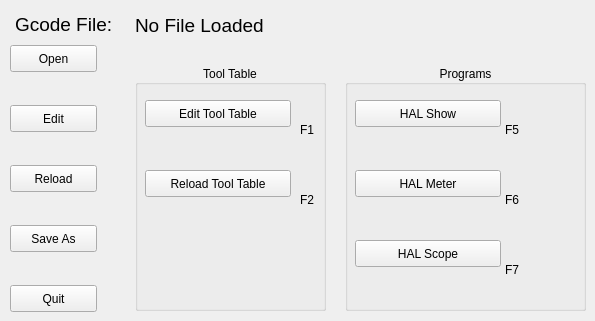
      <widget class="QWidget" name="tab_4">
       <attribute name="title">
        <string>File</string>
       </attribute>
       <widget class="QPushButton" name="open_pb">
        <property name="geometry">
         <rect>
          <x>10</x>
          <y>45</y>
          <width>87</width>
          <height>27</height>
         </rect>
        </property>
        <property name="text">
         <string>Open</string>
        </property>
       </widget>
       <widget class="QPushButton" name="edit_pb">
        <property name="geometry">
         <rect>
          <x>10</x>
          <y>105</y>
          <width>87</width>
          <height>27</height>
         </rect>
        </property>
        <property name="text">
         <string>Edit</string>
        </property>
       </widget>
       <widget class="QPushButton" name="reload_pb">
        <property name="geometry">
         <rect>
          <x>10</x>
          <y>165</y>
          <width>87</width>
          <height>27</height>
         </rect>
        </property>
        <property name="text">
         <string>Reload</string>
        </property>
       </widget>
       <widget class="QPushButton" name="save_as_pb">
        <property name="geometry">
         <rect>
          <x>10</x>
          <y>225</y>
          <width>87</width>
          <height>27</height>
         </rect>
        </property>
        <property name="text">
         <string>Save As</string>
        </property>
       </widget>
       <widget class="QPushButton" name="quit_pb">
        <property name="geometry">
         <rect>
          <x>10</x>
          <y>285</y>
          <width>87</width>
          <height>27</height>
         </rect>
        </property>
        <property name="text">
         <string>Quit</string>
        </property>
       </widget>
       <widget class="QLabel" name="file_lb">
        <property name="geometry">
         <rect>
          <x>125</x>
          <y>10</y>
          <width>291</width>
          <height>31</height>
         </rect>
        </property>
        <property name="font">
         <font>
          <pointsize>14</pointsize>
         </font>
        </property>
        <property name="text">
         <string>No File Loaded</string>
        </property>
        <property name="alignment">
         <set>Qt::AlignLeading|Qt::AlignLeft|Qt::AlignVCenter</set>
        </property>
        <property name="margin">
         <number>0</number>
        </property>
        <property name="indent">
         <number>10</number>
        </property>
       </widget>
       <widget class="QGroupBox" name="groupBox_3">
        <property name="geometry">
         <rect>
          <x>345</x>
          <y>65</y>
          <width>241</width>
          <height>246</height>
         </rect>
        </property>
        <property name="title">
         <string>Programs</string>
        </property>
        <property name="alignment">
         <set>Qt::AlignCenter</set>
        </property>
        <widget class="QPushButton" name="hal_scope_pb">
         <property name="geometry">
          <rect>
           <x>10</x>
           <y>175</y>
           <width>146</width>
           <height>27</height>
          </rect>
         </property>
         <property name="text">
          <string>HAL Scope</string>
         </property>
        </widget>
        <widget class="QPushButton" name="show_hal_pb">
         <property name="geometry">
          <rect>
           <x>10</x>
           <y>35</y>
           <width>146</width>
           <height>27</height>
          </rect>
         </property>
         <property name="text">
          <string>HAL Show</string>
         </property>
        </widget>
        <widget class="QPushButton" name="hal_meter_pb">
         <property name="geometry">
          <rect>
           <x>10</x>
           <y>105</y>
           <width>146</width>
           <height>27</height>
          </rect>
         </property>
         <property name="text">
          <string>HAL Meter</string>
         </property>
        </widget>
        <widget class="QLabel" name="label_20">
         <property name="geometry">
          <rect>
           <x>160</x>
           <y>55</y>
           <width>21</width>
           <height>19</height>
          </rect>
         </property>
         <property name="text">
          <string>F5</string>
         </property>
        </widget>
        <widget class="QLabel" name="label_32">
         <property name="geometry">
          <rect>
           <x>160</x>
           <y>125</y>
           <width>21</width>
           <height>19</height>
          </rect>
         </property>
         <property name="text">
          <string>F6</string>
         </property>
        </widget>
        <widget class="QLabel" name="label_33">
         <property name="geometry">
          <rect>
           <x>160</x>
           <y>195</y>
           <width>21</width>
           <height>19</height>
          </rect>
         </property>
         <property name="text">
          <string>F7</string>
         </property>
        </widget>
       </widget>
       <widget class="QGroupBox" name="groupBox_5">
        <property name="geometry">
         <rect>
          <x>135</x>
          <y>65</y>
          <width>191</width>
          <height>246</height>
         </rect>
        </property>
        <property name="title">
         <string>Tool Table</string>
        </property>
        <property name="alignment">
         <set>Qt::AlignCenter</set>
        </property>
        <widget class="QPushButton" name="edit_tool_table_pb">
         <property name="geometry">
          <rect>
           <x>10</x>
           <y>35</y>
           <width>146</width>
           <height>27</height>
          </rect>
         </property>
         <property name="text">
          <string>Edit Tool Table</string>
         </property>
        </widget>
        <widget class="QPushButton" name="reload_tool_table_pb">
         <property name="geometry">
          <rect>
           <x>10</x>
           <y>105</y>
           <width>146</width>
           <height>27</height>
          </rect>
         </property>
         <property name="text">
          <string>Reload Tool Table</string>
         </property>
        </widget>
        <widget class="QLabel" name="label_14">
         <property name="geometry">
          <rect>
           <x>165</x>
           <y>55</y>
           <width>21</width>
           <height>19</height>
          </rect>
         </property>
         <property name="text">
          <string>F1</string>
         </property>
        </widget>
        <widget class="QLabel" name="label_19">
         <property name="geometry">
          <rect>
           <x>165</x>
           <y>125</y>
           <width>21</width>
           <height>19</height>
          </rect>
         </property>
         <property name="text">
          <string>F2</string>
         </property>
        </widget>
       </widget>
       <widget class="QLabel" name="label_12">
        <property name="geometry">
         <rect>
          <x>15</x>
          <y>15</y>
          <width>96</width>
          <height>19</height>
         </rect>
        </property>
        <property name="font">
         <font>
          <pointsize>14</pointsize>
         </font>
        </property>
        <property name="text">
         <string>Gcode File:</string>
        </property>
       </widget>
      </widget>
